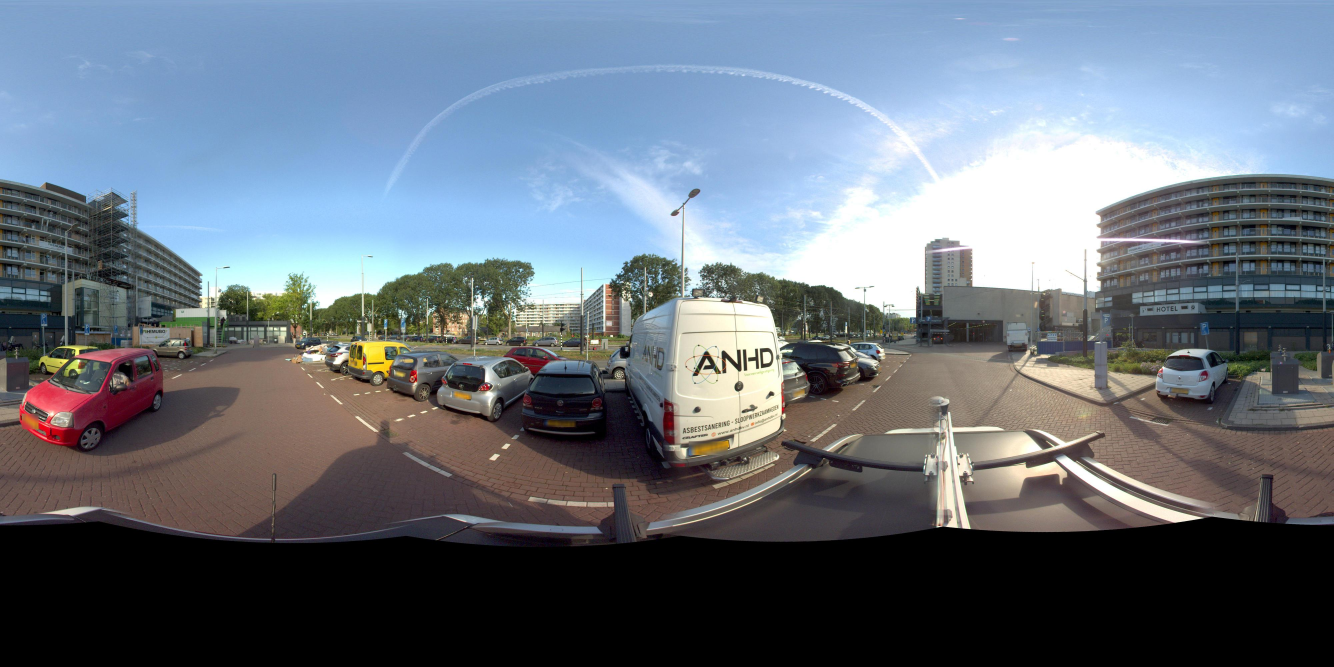
#> input picture examples/panorama_4000.jpeg, 4000 x 2000 px, found by its file name (shown at 1/3 size)
$ python masking.py
#> lines starting #> are read from the running program, lines starting #| are printed output that depends on the picture
### src/geometry.py
from math import sqrt

# [5 lines left out: function pixel_to_viewpoint, not called in this run]

def viewpoint_to_pixels(viewpoint, image_width):
    """
    Convert viewpoint in degrees to width in pixels
    """
    return viewpoint / 360 * image_width

# [5 lines left out: function euclidean_distance, not called in this run]

### scripts/masking.py
import numpy as np
from PIL import Image

from src.geometry import viewpoint_to_pixels


def get_side_view_of_pano(image_width, image_height, heading, mask_degrees):
    """
    Generate mask to get the side view of a panorama image

    Arguments:
    image_width: int = Panorama image width in pixels
    image_height: int = Panorama image height in pixels
    heading: Number = Car heading in degrees
    mask_degrees: Number = Mask size in degrees. The mask will be applied to the front and back of the image, meaning that a mask
    of 180 degrees will obscure the entire image.

    Returns:
    npt.NDArray[(image_height, image_width, 3), bool]
    """
    right_mask_min = heading + 90 - mask_degrees / 2
    right_mask_max = heading + 90 + mask_degrees / 2
    left_mask_min = heading - 90 - mask_degrees / 2
    left_mask_max = heading - 90 + mask_degrees / 2

    right_mask_cols = np.arange(
        viewpoint_to_pixels(right_mask_min, image_width),
        viewpoint_to_pixels(right_mask_max, image_width),
        dtype=int,
    ) % image_width
    left_mask_cols = np.arange(
        viewpoint_to_pixels(left_mask_min, image_width),
        viewpoint_to_pixels(left_mask_max, image_width),
        dtype=int,
    ) % image_width

    mask = np.full((image_height, image_width, 3), True)
    mask[:, right_mask_cols, :] = False
    mask[:, left_mask_cols, :] = False
    return mask


def mask_image(image, mask):
    """
    Applies supplied mask to supplied image

    Arguments:
    image: PIL.Image
    mask: npt.NDArray[(~Shape), bool] where shape matches the image dimensions

    Returns:
    PIL.Image
    """
    np_image = np.array(image)
    masked = np_image.copy()
    masked[mask] = 0
    return Image.fromarray(masked, "RGB")


if __name__ == "__main__":
    # In project root run: PYTHONPATH=. python scripts/masking.py
    # Panorama used in example is available at:
    # https://api.data.amsterdam.nl/panorama/panoramas/TMX7316010203-001886_pano_0000_002013/
    mask = get_side_view_of_pano(4000, 2000, 252, 90)
    with Image.open('examples/panorama_4000.jpeg') as source_image:
#> source_image is the input picture: PIL image 4000x2000 RGB; mean R, G, B 104.3, 113.6, 124.5
        masked_image = mask_image(source_image, mask)
#> in mask_image, `masked[mask] = 0`:
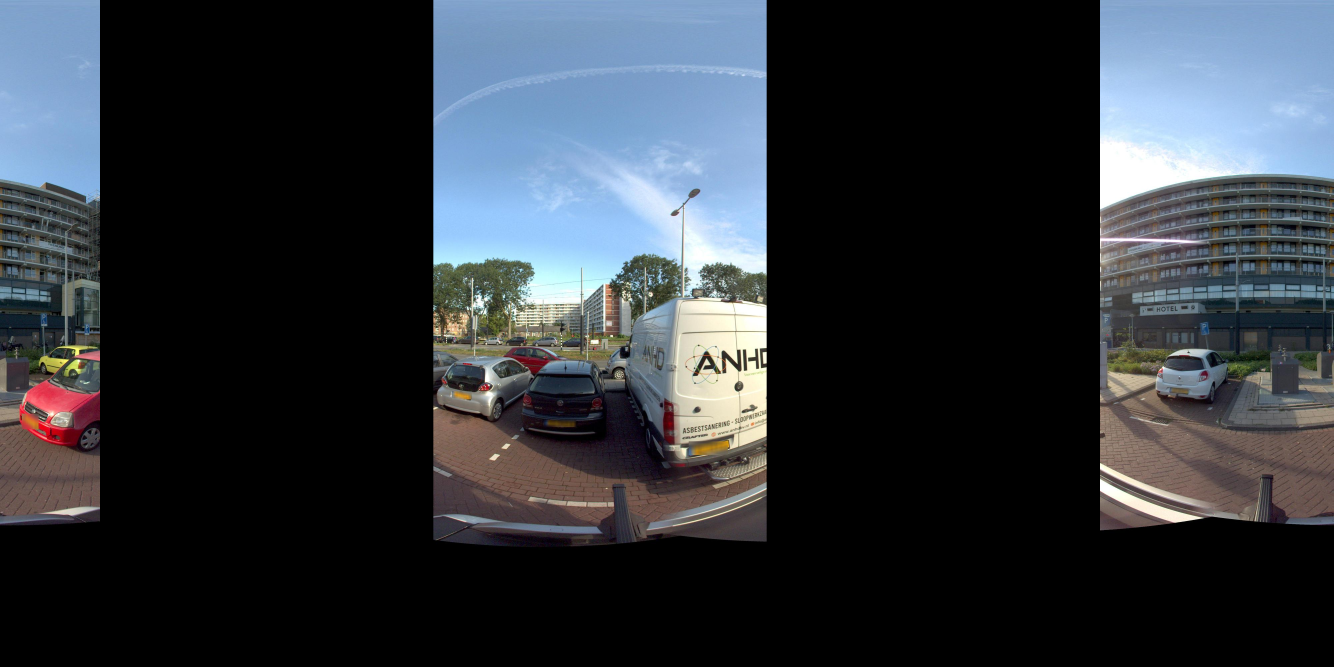
#> masked: shape (2000, 4000, 3) (shown at 1/3 size); mean R, G, B 47.9, 52.7, 58.7
        masked_image.save("examples/panorama_4000_masked.jpeg", "jpeg")
